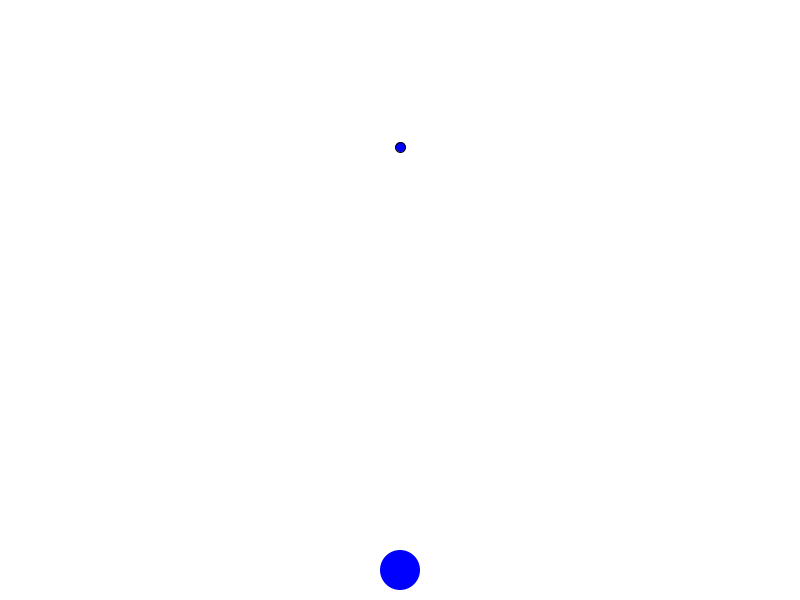
Frame 1 (no input)
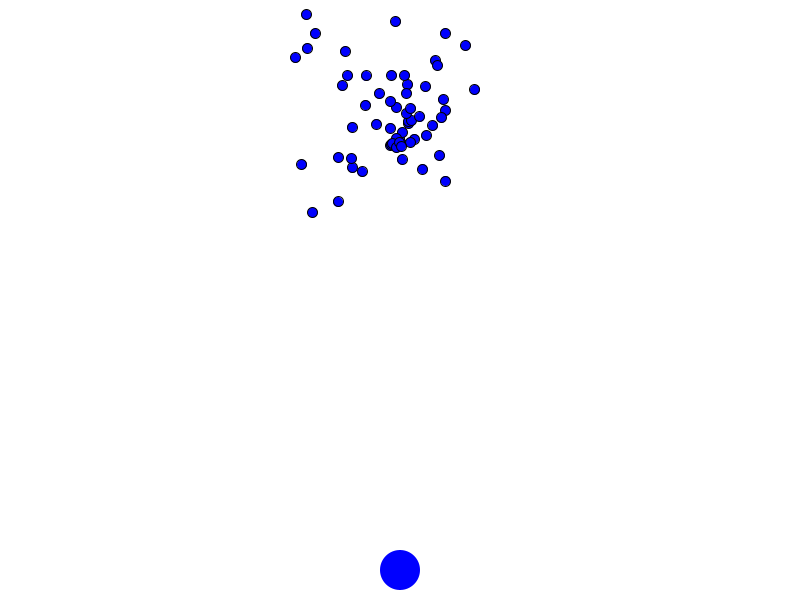
Frame 60 (the mouse pressed at the canvas centre just before this capture)
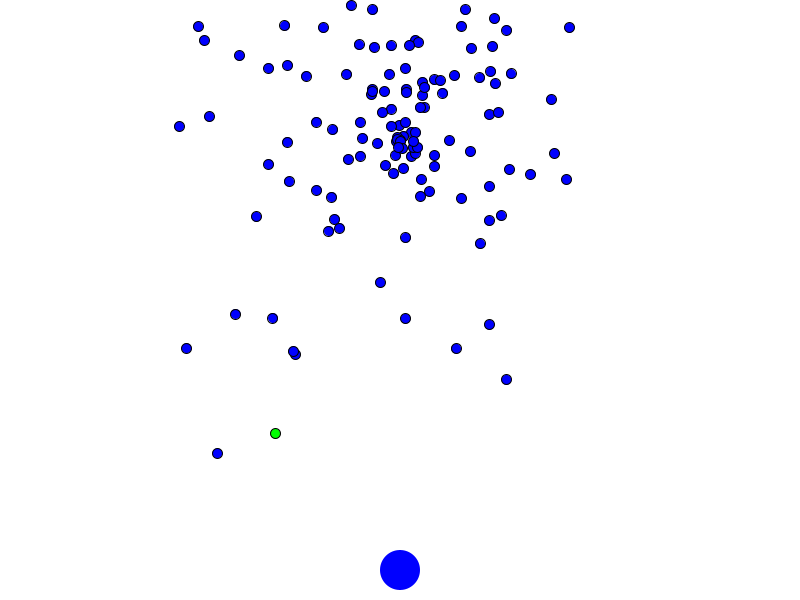
Frame 120 (the mouse held since frame 60 and released just before this capture)

The Processing sketch that drew these frames (run headless with seeded random() and noise(); from frame 60 on, the mouse is pressed at the canvas centre):

// Processing sketch: labo01
// ── labo01.pde
int currentTime;
int deltaTime;
int previousTime;

Emitter emitter;

Player player;

void setup() {
  size(800, 600);
  player = new Player(width / 2, 590, 40, 5);
  emitter = new Emitter(new PVector( width / 2, height / 4), 1, 1000);
}

void draw() {
  currentTime = millis();
  deltaTime = currentTime - previousTime;
  previousTime = currentTime;
  
  update(deltaTime);
  display();
}

void update(int deltaTime) {
  player.update();
  emitter.applyForce(new PVector(0, 0.05)); // Gravite
  emitter.update(deltaTime, player);
}

void display() {
  background(255);
  player.display();
  emitter.display();
}

// ── Emitter.pde
 class Emitter {
  PVector position;
  int particleRate;
  int maxParticles;
  int lastParticleTime;
  ArrayList<Particle> particles;

  Emitter(PVector l, int rate, int mp) {
    position = l.copy();
    particleRate = rate;
    maxParticles = mp;
    lastParticleTime = 0;
    particles = new ArrayList<Particle>();
  }
  
  void applyForce(PVector force) {
    for (Particle p : particles) {
      p.applyForce(force);
    }
  }

  void update(int deltaTime, Player pl) {
    if (millis() - lastParticleTime > particleRate && particles.size() < maxParticles) {
      lastParticleTime = millis();
      Particle p = new Particle(this);
      p.setDistance(200);
      p.setPlayer(pl);
      p.setLifespan(random(300, 500));
      particles.add(p);
    }

    for (Particle p : particles) {
      p.update(deltaTime);
    }
  }

  void display() {
    for (Particle p : particles) {
      p.display();
    }
  }
}

// ── Particle.pde
class Particle {
  Emitter emitter;
  PVector position;
  PVector velocity;
  PVector acceleration;
  float baseLifespan = 500;
  float lifespan;
  float distance = 0;
  color c;
  Player player;

  Particle(Emitter e) {
    emitter = e;
    position = e.position.copy();
    initialize();
  }
  
  void applyForce(PVector force) {
    PVector f = force.copy();
    acceleration.add(f);
  }
  
  void initialize() {
    velocity = new PVector(random(-2, 2), random(-4, 0));
    acceleration = new PVector(0, 0);
    lifespan = baseLifespan;
    c = color(0, 0, 255);
  }

  void update(int delta) {
    if (detectPlayer()) {
      c = color(0, 255, 0);
      applyPlayerForce();
    } else {
      c = color(0, 0, 255);
    }
    
    velocity.add(acceleration);
    position.add(velocity);
    acceleration.mult(0);
    lifespan -= 2.0;
    
    if(isDead()) {
      reset();
    }
  }

  void display() {
    stroke(0, lifespan);
    fill(c, lifespan);
    ellipse(position.x, position.y, 10, 10);
  }
  
  boolean isDead() {
    return lifespan < 0.0;
  }
  
  void reset() {
    position.set(emitter.position.copy());
    velocity.set(random(-2, 2), random(-4, 0));    
    lifespan = baseLifespan;
    c = color(0, 0, 255);
  }
  
  void setDistance(int d) {
    distance = d;
  }
  
  void setPlayer(Player p) {
    player = p;
  }
  
  void setLifespan(float ls) {
    baseLifespan = ls; 
  }
  
  boolean detectPlayer() {
    if (player == null) return false;
    float d = position.dist(player.position);
    return (d < distance);
  }
  
  void applyPlayerForce() {
    PVector force = PVector.sub(player.position, position);
    float d = force.mag();
    d = constrain(d, 10, distance);
    
    float G = 2000;
    float magnitude = G / (d * d);
    
    force.setMag(magnitude);
    applyForce(force);
  }
}

// ── Player.pde
class Player {
  PVector position;
  float diameter;
  float speed;

  Player(float startX, float groundY, float d, float s) {
    this.position = new PVector(startX, groundY - d / 2);
    this.diameter = d;
    this.speed = s;
  }

  void update() {
    if (keyPressed) {
       switch(Character.toLowerCase(key)) {
          case 'a': 
            position.x -= speed;
            break;
          case 'd': 
            position.x += speed;
            break;
       }
    }

    position.x = constrain(position.x, diameter / 2, width - diameter / 2);
  }

  void display() {
    noStroke();
    fill(0, 0, 255);
    ellipse(position.x, position.y, diameter, diameter);
  }
}
